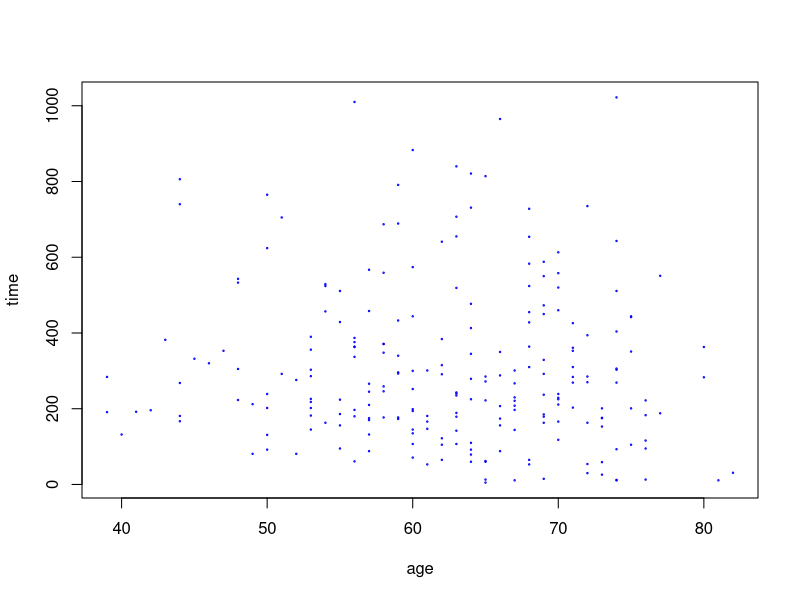
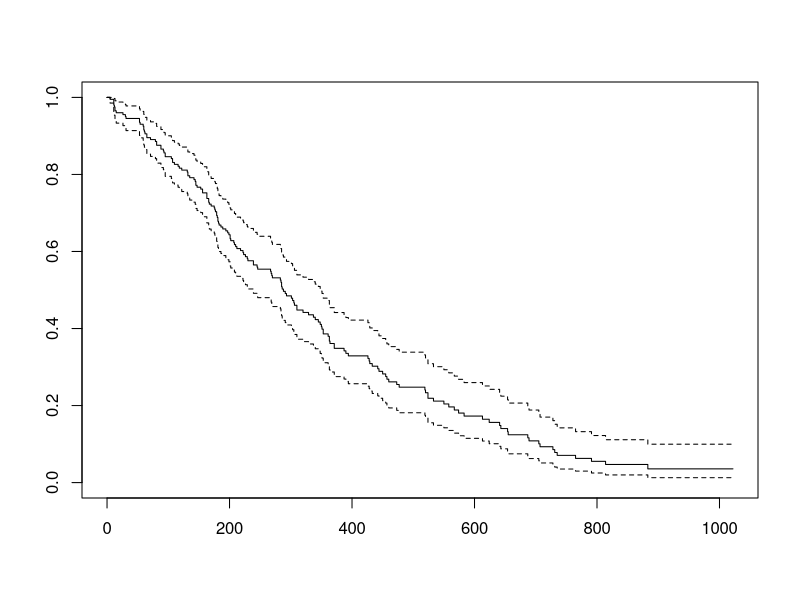

Here is the R script that generated these plots, in order:
packages <- c("survival")
install.packages(setdiff(packages, rownames(installed.packages())), repos="http://cran.us.r-project.org", dependencies = TRUE)
library("survival")
setwd("/home/ahmad/Desktop/2023_2024/2024/StatisticalModeling/Datasets")
help("survival")
help(package="survival")
# data<-read.table("lung_cancer.csv", sep="\t", dec=",", header=TRUE)
attach(lung)
head(lung)

# status 1 = Person Alive
# status 2 = Person Died

# inst:	Institution code
# time:	Survival time in days
# status:	censoring status 1=censored, 2=dead
# age:	Age in years
# sex:	Male=1 Female=2
# ph.ecog:	ECOG performance score as rated by the physician. 0=asymptomatic, 1= symptomatic but completely ambulatory, 2= in bed <50% of the day, 3= in bed > 50% of the day but not bedbound, 4 = bedbound
# ph.karno:	Karnofsky performance score (bad=0-good=100) rated by physician
# pat.karno:	Karnofsky performance score as rated by patient
# meal.cal:	Calories consumed at meals
# wt.loss:	Weight loss in last six months (pounds)
# help(package="survival")

help("lm")
help(package="survival")
# y ~ x
plot(age, time, col="blue", cex=0.2)

Surv(time, status)




model<-coxph(Surv(time, status)~age, data=lung)
summary(model) 



model = coxph(Surv(time, status) ~ age, data=lung)
summary(model)



newdata = data.frame(age=c(70))  

sf = survfit(model, newdata=newdata)
summary(sf, times=800)

plot(sf)
